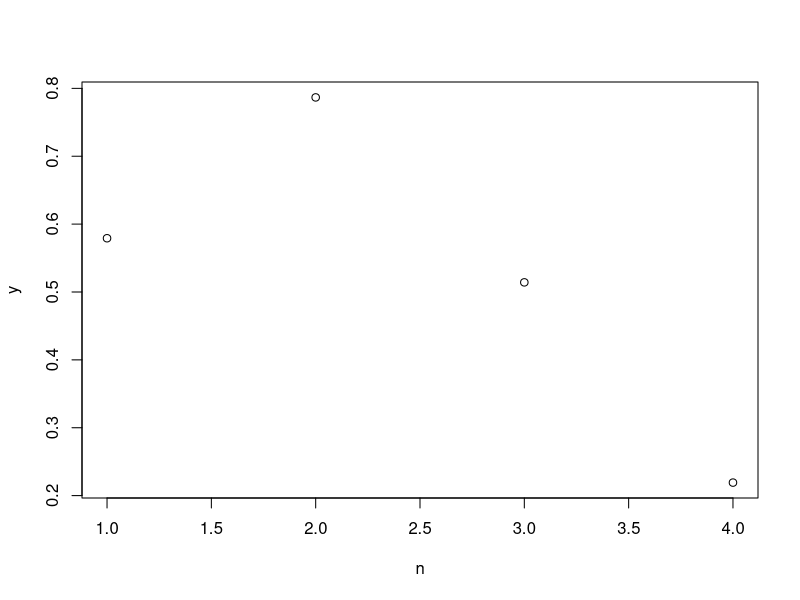

The R script that drew this image:
x1 <- c(0.05,0.81,0.97,0.61,0.34,-0.24)  #まずは加算平均処理
x2 <- c(-0.52,1.28,0.83,0.43,0.16,0.06)
x3 <- c(0.05,0.85,0.89,0.55,0.25,0.13)
x4 <- c(0.08,1.01,0.65,0.56,-0.07,-0.15)
x <- (x1+x2+x3+x4)/4  #加算平均の結果をxとする

y <- c(0,0,0,0) #yを初期化
n <- c(1:4)
for(i in n){
  y[i] = (x[i]+x[i+1]+x[i+2])/3  #MA処理
}

plot(n,y)  #図示
